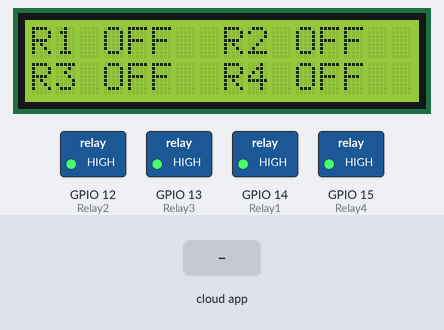
The sketch below on a simulated ESP8266 (NodeMCU). Shown: 16×2 character LCD, switched loads named in the sketch (green lamp = pin HIGH). The test bench sets the inputs (shaded band). WiFi joins after 1.5 s; servers stay silent unless stated; the Firebase database answers and starts empty; what the sketch prints to the serial monitor is not drawn.

Above: at 4.4 s.
4.5 s: the phone or cloud app sets FB1 to 1
At 5.8 s:
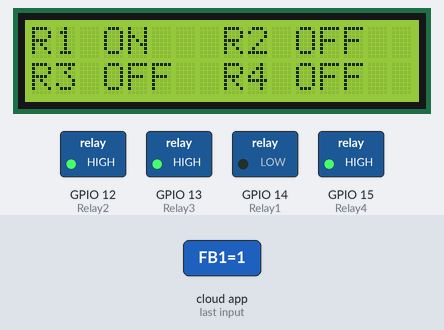
6.5 s: the phone or cloud app sets FB2 to 1
At 7.6 s:
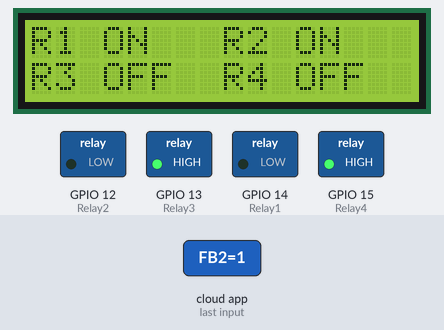
8.4 s: the phone or cloud app sets FB3 to 1
At 9.5 s:
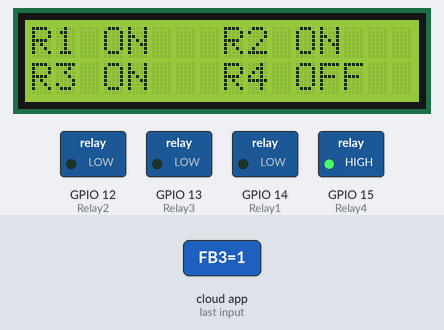
10.3 s: the phone or cloud app sets FB4 to 1
At 11.3 s:
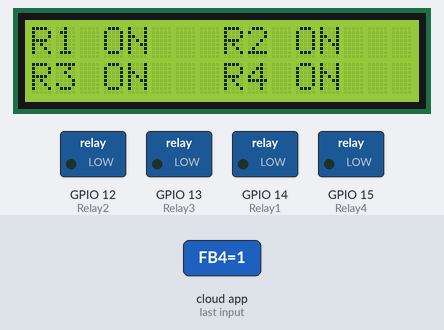
12.2 s: the phone or cloud app sets FB1 to 0
At 14.4 s:
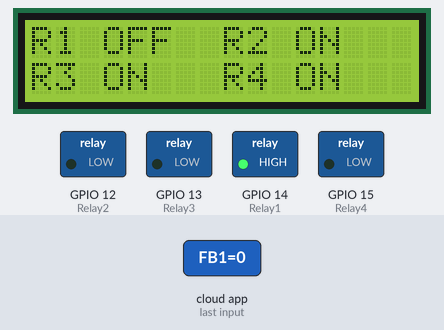
14.7 s: the phone or cloud app sets FB2 to 0
At 16.4 s:
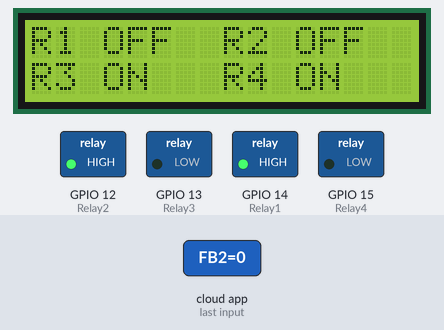
Timing chart, 0 to 17.5 s (numbered marks = the images above; inputs shaded):
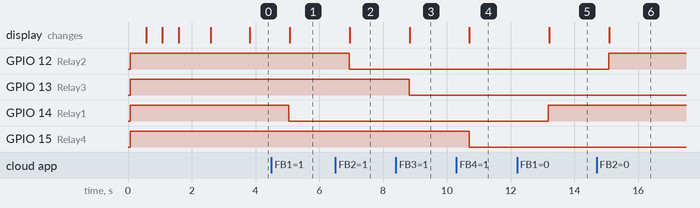

The sketch:

firebasrelay_LCD.ino
```cpp
#include <ESP8266WiFi.h>
#include<FirebaseArduino.h>
//lcd
#include <Wire.h>
#include <LiquidCrystal_I2C.h>

#define FIREBASE_HOST "iot-fatoni-9b7c6.firebaseio.com"                     //Your Firebase Project URL goes here without "http:" , "\" and "/"
#define FIREBASE_AUTH "NqQTKaCIaza7gi9kwx376OpLdhVs7MAijGXewbBf"       //Your Firebase Database Secret goes here
#define WIFI_SSID "Teknisi"                                               //your WiFi SSID for which yout NodeMCU connects
#define WIFI_PASSWORD "bondowoso"                                      //Password of your wifi network

#define Relay1 14  //D5
#define Relay2 12  //D6
#define Relay3 13  //D7
#define Relay4 15  //D8
int rel1,rel2,rel3,rel4;

// Set the LCD address to 0x27 for a 16 chars and 2 line display
LiquidCrystal_I2C lcd(0x27, 16, 2);

void setup()
{
  Serial.begin(115200);      // Set the baud rate 115200 in Serial Monitor to display debug messages
  lcd.begin();

  pinMode(Relay1,OUTPUT);
  pinMode(Relay2,OUTPUT);
  pinMode(Relay3,OUTPUT);
  pinMode(Relay4,OUTPUT);
  digitalWrite(Relay1,HIGH);
  digitalWrite(Relay2,HIGH);
  digitalWrite(Relay3,HIGH);
  digitalWrite(Relay4,HIGH);
  WiFi.begin(WIFI_SSID,WIFI_PASSWORD);
  Serial.print("connecting");
  while (WiFi.status()!=WL_CONNECTED){
    Serial.print(".");
    lcd.print(".");
    delay(500);
  }
  Serial.println();
  Serial.print("connected:");
  lcd.clear();
  lcd.print("connected:");
  Serial.println(WiFi.localIP());
  lcd.setCursor(0,1);
  lcd.println(WiFi.localIP());
  delay(1000);
  lcd.clear();
  Firebase.begin(FIREBASE_HOST,FIREBASE_AUTH);
  Firebase.setInt("FB1",0);                     //Here the varialbe"FB1","FB2","FB3" and "FB4" needs to be the one which is used in our Firebase and MIT App Inventor
  Firebase.setInt("FB2",0);
  Firebase.setInt("FB3",0);
  Firebase.setInt("FB4",0);

}
void firebasereconnect()
{
  Serial.println("Trying to reconnect");
  Firebase.begin(FIREBASE_HOST, FIREBASE_AUTH);
  }

void loop()
{
  /*
  if (Firebase.failed())
      {
      Serial.print("setting number failed:");
      Serial.println(Firebase.error());
      firebasereconnect();
      return;
      }
      */

  rel1=Firebase.getString("FB1").toInt();  //Reading the value of the varialble Status from the firebase
  rel2=Firebase.getString("FB2").toInt();  //Reading the value of the varialble Status from the firebase
  rel3=Firebase.getString("FB3").toInt();  //Reading the value of the varialble Status from the firebase
  rel4=Firebase.getString("FB4").toInt();  //Reading the value of the varialble Status from the firebase

  if(rel1==1)                                                             // If, the Status is 1, turn on the Relay1
     {
      digitalWrite(Relay1,LOW);
      Serial.println("Relay 1 ON");
      lcd.setCursor(0,0);
      lcd.print("R1 ON ");
    }
 if(rel1==0)                                                      // If, the Status is 0, turn Off the Relay1
    {
      digitalWrite(Relay1,HIGH);
      Serial.println("Relay 1 OFF");
      lcd.setCursor(0,0);
      lcd.print("R1 OFF");
    }
if(rel2==1)                                                             // If, the Status is 1, turn on the Relay2
     {
      digitalWrite(Relay2,LOW);
      Serial.println("Relay 2 ON");
      lcd.setCursor(8,0);
      lcd.print("R2 ON ");
    }
 if(rel2==0)                                                      // If, the Status is 0, turn Off the Relay2
    {
      digitalWrite(Relay2,HIGH);
      Serial.println("Relay 2 OFF");
      lcd.setCursor(8,0);
      lcd.print("R2 OFF");
    }
if(rel3==1)                                                             // If, the Status is 1, turn on the Relay3
     {
      digitalWrite(Relay3,LOW);
      Serial.println("Relay 3 ON");
      lcd.setCursor(0,1);
      lcd.print("R3 ON ");
    }
if(rel3==0)                                                      // If, the Status is 0, turn Off the Relay3
    {
      digitalWrite(Relay3,HIGH);
      Serial.println("Relay 3 OFF");
      lcd.setCursor(0,1);
      lcd.print("R3 OFF");
    }
 if(rel4==1)                                                             // If, the Status is 1, turn on the Relay4
     {
      digitalWrite(Relay4,LOW);
      Serial.println("Relay 4 ON");
      lcd.setCursor(8,1);
      lcd.print("R4 ON ");
    }
if(rel4==0)                                                      // If, the Status is 0, turn Off the Relay4
    {
      digitalWrite(Relay4,HIGH);
      Serial.println("Relay 4 OFF");
      lcd.setCursor(8,1);
      lcd.print("R4 OFF");
    }
}
```

Measured:
- after the input at 4.5 s, GPIO 14 (Relay1): HIGH → LOW after 0.55 s; the display: changes after 0.57 s (image 1)
- after the input at 6.5 s, GPIO 12 (Relay2): HIGH → LOW after 0.43 s; the display: changes after 0.45 s (image 2)
- after the input at 8.4 s, GPIO 13 (Relay3): HIGH → LOW after 0.42 s; the display: changes after 0.43 s (image 3)
- after the input at 10.3 s, GPIO 15 (Relay4): HIGH → LOW after 0.40 s; the display: changes after 0.41 s (image 4)
- after the input at 12.2 s, GPIO 14 (Relay1): LOW → HIGH after 0.99 s; the display: changes after 1.0 s (image 5)
- after the input at 14.7 s, GPIO 12 (Relay2): LOW → HIGH after 0.37 s; the display: changes after 0.39 s (image 6)
